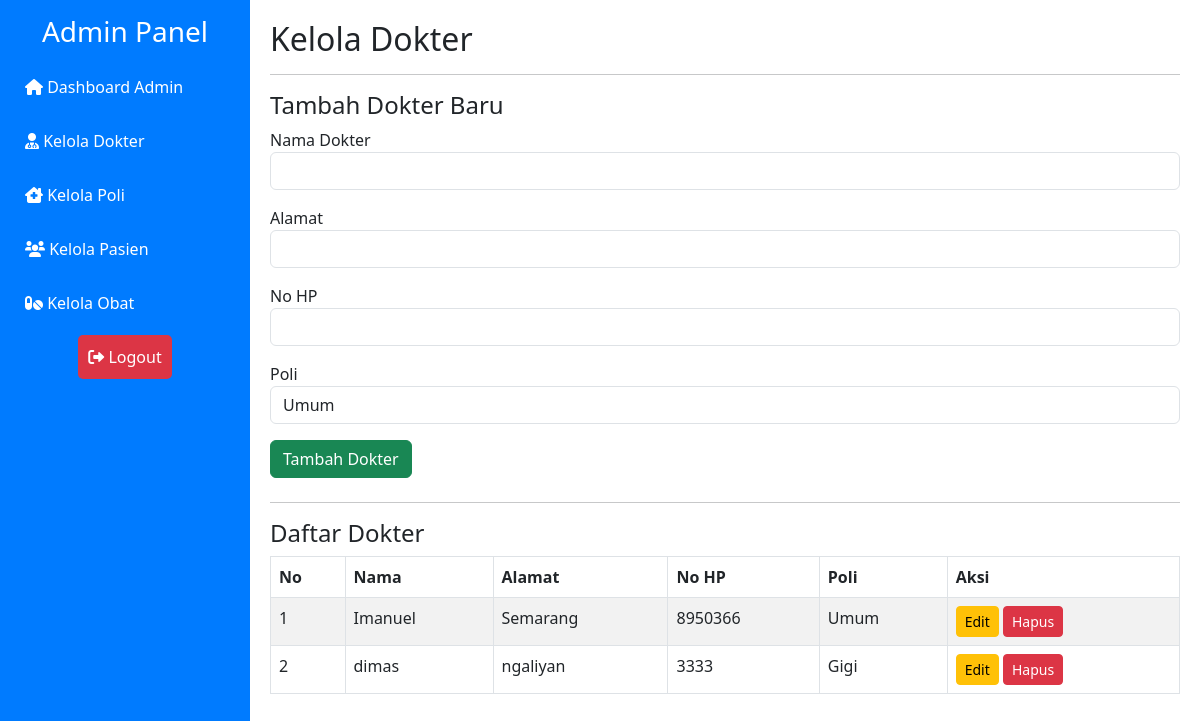
Page /admin/dokter.php on the earlier database version.
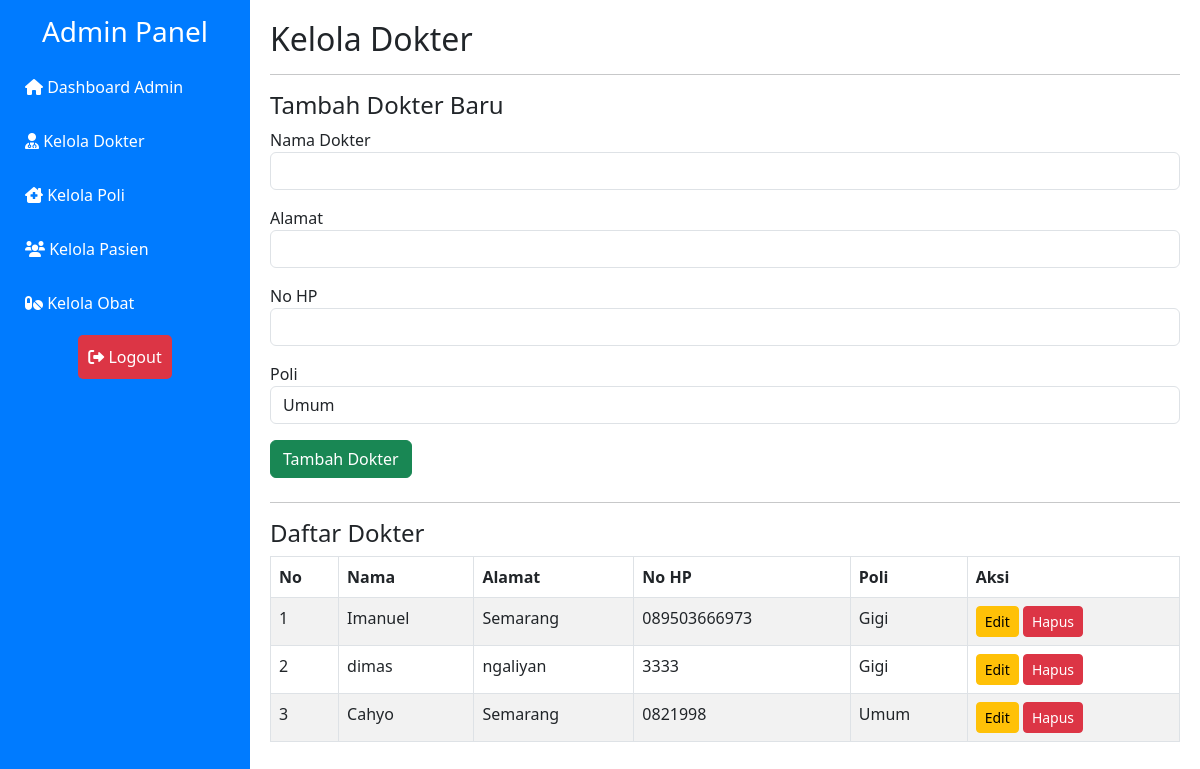
Same page on the later database version.
### tables this page shows
CREATE TABLE `dokter` (
  `id_dokter` int NOT NULL,
  `nama_dokter` varchar(255) NOT NULL,
  `alamat` varchar(255) DEFAULT NULL,
  `no_hp` varchar(15) NOT NULL,
  `id_poli` int NOT NULL
);

CREATE TABLE `poli` (
  `id_poli` int NOT NULL,
  `nama_poli` varchar(255) NOT NULL,
  `keterangan` text
);

### admin/dokter.php (the view, shortened to what this page needs)
<?php
include('../includes/db.php');
$dokter_result = mysqli_query($conn, "SELECT Dokter.*, Poli.nama_poli FROM Dokter JOIN Poli ON Dokter.id_poli = Poli.id_poli");
$poli_result = mysqli_query($conn, "SELECT * FROM Poli");
$edit_data = null;
?>
<!DOCTYPE html>
<html lang="en">
<head>
    <link rel="stylesheet" href="https://cdnjs.cloudflare.com/ajax/libs/font-awesome/6.0.0-beta3/css/all.min.css">
    <link href="https://cdn.jsdelivr.net/npm/bootstrap@5.3.0-alpha3/dist/css/bootstrap.min.css" rel="stylesheet">
    <link href="../assets/style.css" rel="stylesheet">
</head>
<body>
    <div class="sidebar d-md-block" id="sidebar">
        <h3 class="text-center mb-3">Admin Panel</h3>
        <a href="dashboard.php"><i class="fas fa-home"></i> Dashboard Admin</a>
        <a href="dokter.php"><i class="fas fa-user-md"></i> Kelola Dokter</a>
        <a href="poli.php"><i class="fas fa-clinic-medical"></i> Kelola Poli</a>
        <a href="pasien.php"><i class="fas fa-users"></i> Kelola Pasien</a>
        <a href="obat.php"><i class="fas fa-pills"></i> Kelola Obat</a>
        <div class="logout mt-auto">
            <a href="../logout.php"><i class="fas fa-sign-out-alt"></i> Logout</a>
        </div>
    </div>
    <div class="content" id="content">
        <h2>Kelola Dokter</h2>
        <hr>
        <div class="mb-4">
            <h4><?= $edit_data ? "Edit Dokter" : "Tambah Dokter Baru" ?></h4>
            <form method="POST">
                <div class="mb-3">
                    <label>Nama Dokter</label>
                    <input type="text" name="nama_dokter" class="form-control" value="<?= $edit_data ? $edit_data['nama_dokter'] : '' ?>" required>
                </div>
                <div class="mb-3">
                    <label>Alamat</label>
                    <input type="text" name="alamat" class="form-control" value="<?= $edit_data ? $edit_data['alamat'] : '' ?>" required>
                </div>
                <div class="mb-3">
                    <label>No HP</label>
                    <input type="text" name="no_hp" class="form-control" value="<?= $edit_data ? $edit_data['no_hp'] : '' ?>" required>
                </div>
                <div class="mb-3">
                    <label>Poli</label>
                    <select name="id_poli" class="form-control" required>
                        <?php while ($poli = mysqli_fetch_assoc($poli_result)) { ?>
                            <option value="<?= $poli['id_poli'] ?>" <?= $edit_data && $edit_data['id_poli'] == $poli['id_poli'] ? 'selected' : '' ?>>
                                <?= $poli['nama_poli'] ?>
                            </option>
                        <?php } ?>
                    </select>
                </div>
                <button type="submit" name="create_or_update_dokter" class="btn btn-success"><?= $edit_data ? "Perbarui Dokter" : "Tambah Dokter" ?></button>
            </form>
        </div>
        <hr>
        <h4>Daftar Dokter</h4>
        <table class="table table-bordered table-striped">
            <thead>
                <tr>
                    <th>No</th>
                    <th>Nama</th>
                    <th>Alamat</th>
                    <th>No HP</th>
                    <th>Poli</th>
                    <th>Aksi</th>
                </tr>
            </thead>
            <tbody>
                <?php
                $no = 1;
                while ($dokter = mysqli_fetch_assoc($dokter_result)) { ?>
                    <tr>
                        <td><?= $no++ ?></td>
                        <td><?= $dokter['nama_dokter'] ?></td>
                        <td><?= $dokter['alamat'] ?></td>
                        <td><?= $dokter['no_hp'] ?></td>
                        <td><?= $dokter['nama_poli'] ?></td>
                        <td>
                            <a href="dokter.php?edit_id=<?= $dokter['id_dokter'] ?>" class="btn btn-warning btn-sm">Edit</a>
                            <a href="dokter.php?delete_id=<?= $dokter['id_dokter'] ?>" class="btn btn-danger btn-sm" onclick="return confirm('Apakah Anda yakin ingin menghapus dokter ini?')">Hapus</a>
                        </td>
                    </tr>
                <?php } ?>
            </tbody>
        </table>
    </div>
</body>
</html>

Differences in the rows shown:
changed dokter "Imanuel": no_hp "8950366" → "089503666973"; id_poli.nama_poli "Umum" → "Gigi"
added dokter: nama_dokter "Cahyo", alamat "Semarang", no_hp "0821998", id_poli.nama_poli "Umum"
